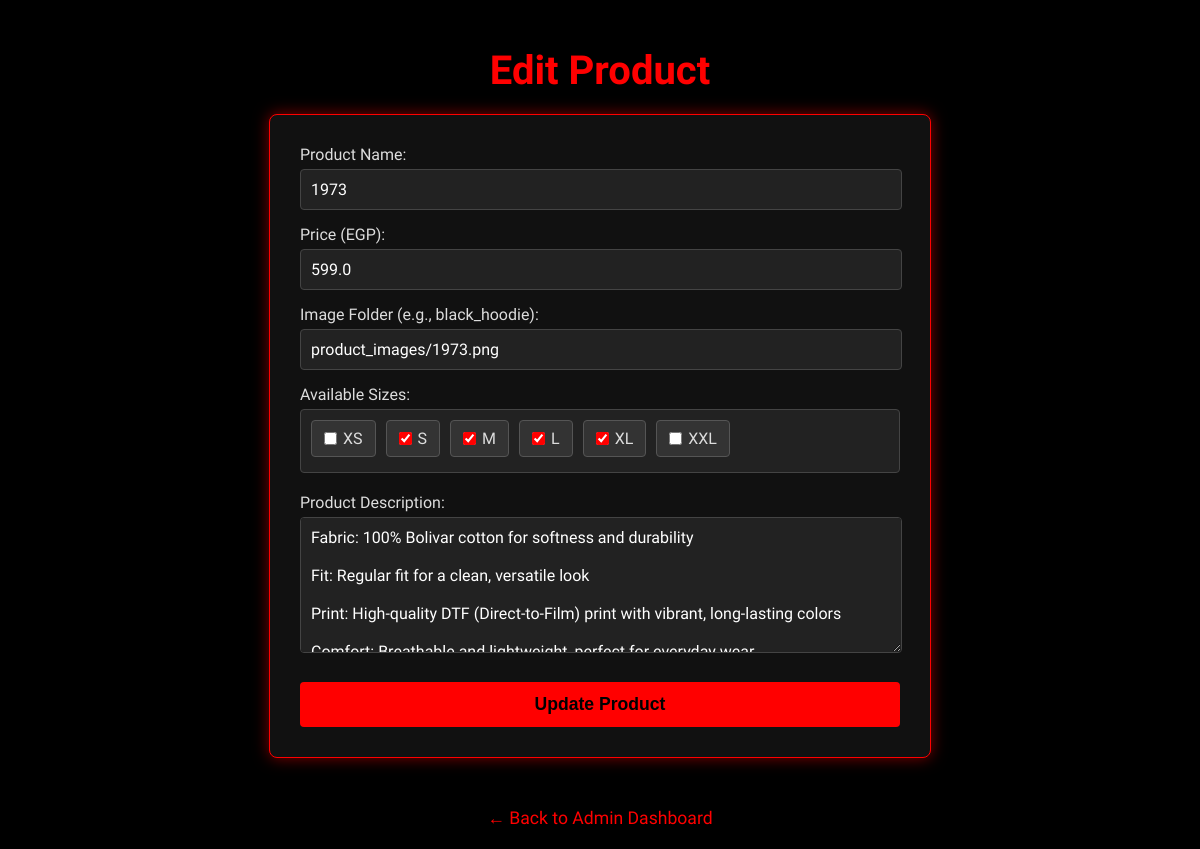
Page /edit/13 on the earlier database version.
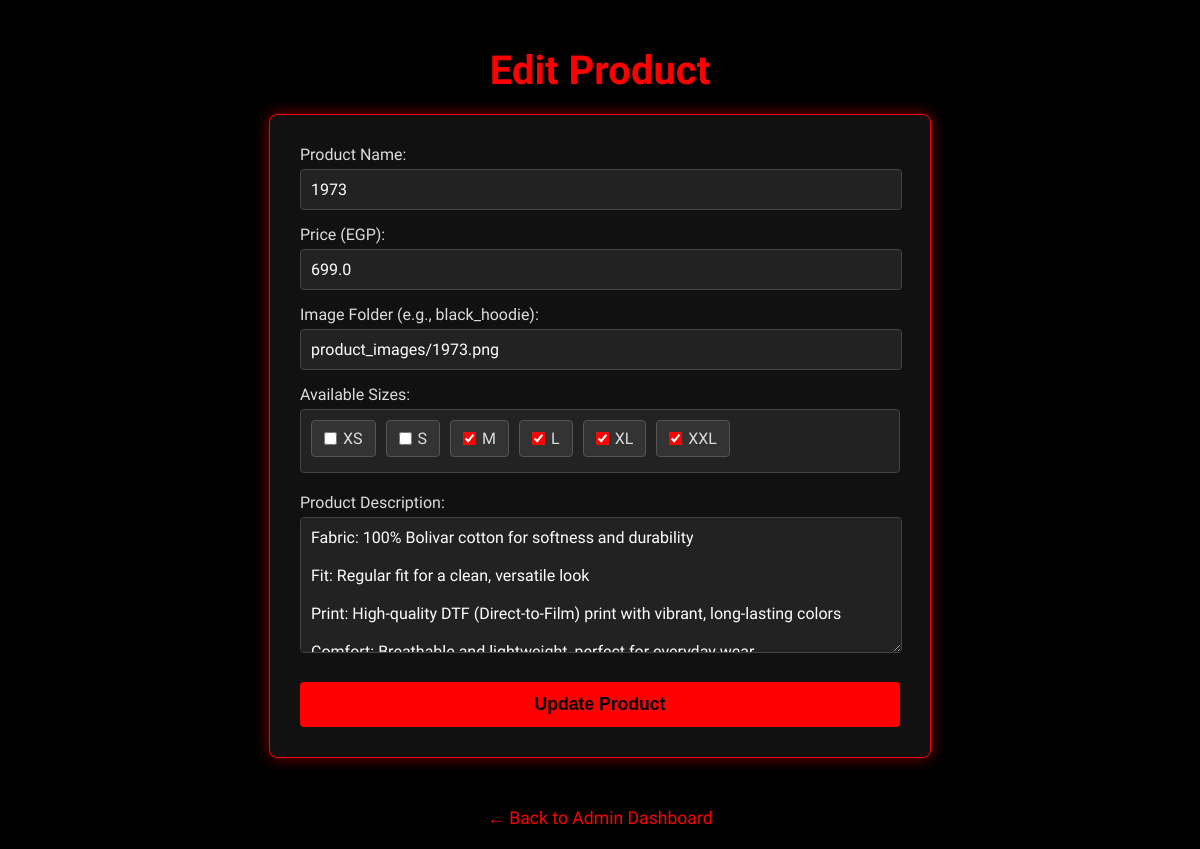
Same page on the later database version.
### tables this page shows
CREATE TABLE products (
                id INTEGER PRIMARY KEY AUTOINCREMENT,
                name TEXT NOT NULL,
                price REAL NOT NULL,
                image TEXT, -- CHANGED: Removed NOT NULL constraint
                sizes TEXT,
                description TEXT
            );

### app.py (the view, shortened to what this page needs)
@app.route('/edit/<int:product_id>', methods=['GET', 'POST'])
def edit_product(product_id):
    conn = sqlite3.connect('store.db')
    c = conn.cursor()
    c.execute('SELECT id, name, price, image, sizes, description FROM products WHERE id=?', (product_id,))
    row = c.fetchone()
    conn.close()
    if not row:
        return "Product not found", 404
    product = {
        'id': row[0],
        'name': row[1],
        'price': row[2],
        'image': row[3],
        'sizes': row[4].split(',') if row[4] else [],
        'description': row[5],
    }
    return render_template('edit.html', product=product)

### app.py (called while the page is built)
@app.before_request
def require_login():
    if request.endpoint == 'admin' and not session.get('admin'):
        return redirect(url_for('admin_login'))

### templates/edit.html (shortened to what this page needs)
<!DOCTYPE html>
<html>
<head>
</head>
<body>
    <h1>Edit Product</h1>
    <div class="edit-container">
        <form method="POST" action="{{ url_for('edit_product', product_id=product.id) }}">
            <label for="name">Product Name:</label>
            <input type="text" id="name" name="name" value="{{ product.name }}" required>
            <label for="price">Price (EGP):</label>
            <input type="number" id="price" name="price" value="{{ product.price }}" required min="0">
            <label for="image">Image Folder (e.g., black_hoodie):</label>
            <input type="text" id="image" name="image" value="{{ product.image }}" required>
            <label>Available Sizes:</label>
            <div class="sizes-checkbox-group">
                {% set all_sizes = ['XS', 'S', 'M', 'L', 'XL', 'XXL'] %}
                {% for size in all_sizes %}
                <label>
                    <input type="checkbox" name="sizes" value="{{ size }}" {% if size in product.sizes %}checked{% endif
                        %}>
                    <span>{{ size }}</span>
                </label>
                {% endfor %}
            </div>
            <label for="description">Product Description:</label>
            <textarea id="description" name="description" rows="6" required>{{ product.description }}</textarea>
            <button type="submit">Update Product</button>
        </form>
    </div>
    <a href="{{ url_for('admin') }}" class="back-link">&larr; Back to Admin Dashboard</a>
</body>
</html>

Differences in the rows shown:
changed products: price "599.0" → "699.0"
Other differences:
form field sizes: "☑" → "☐"
form field sizes: "☐" → "☑"
